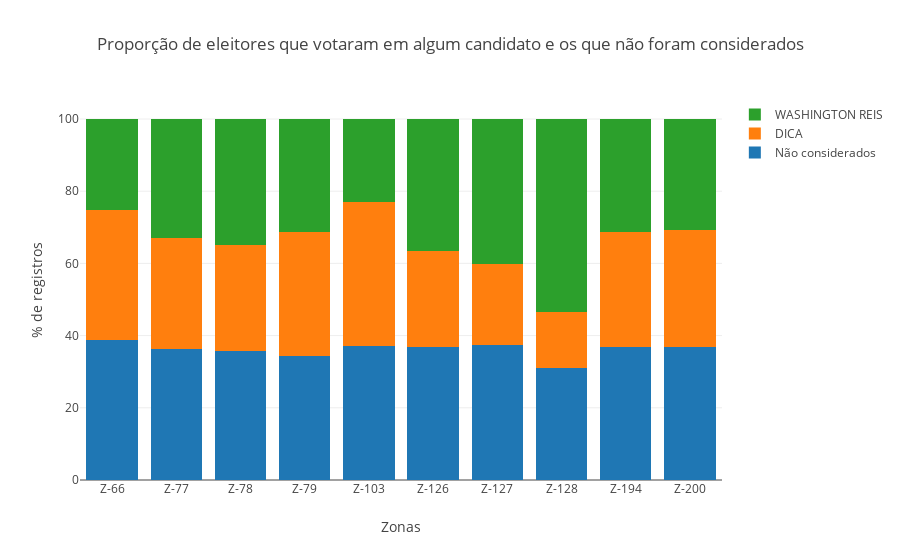

The cell this chart's notebook holds for it:
### Markdown cell above
#### Visualização com a distribuição dos votos dos candidatos em segundo turno em relação aos votos não considerados

### Code cell
dfl = getConsolidateInformationByZona(agrupado_por_zona, df_votacao_candidato).groupby('zona').sum()

title = 'Proporção de eleitores que votaram em algum candidato e os que não foram considerados'
props = ['nao_considerados', 'DICA', 'WASHINGTON REIS']
labels = {
    'nao_considerados' : 'Não considerados',
    'DICA': 'DICA',
    'WASHINGTON REIS': 'WASHINGTON REIS'
}
traces = generateDataToStackedBar(go=go, x=_zonas, props=props, labels=labels, df=dfl)
fig = generatedStackedBar(go=go, data=traces, title=title, x='Zonas', y='% de registros')
py.iplot(fig)

### Figure 1 — Plotly figure (JSON) as saved in the notebook; plotly's stock layout.template omitted (floating-point values rounded to 4 significant figures)
{"data": [{"name": "Não considerados", "type": "bar", "uid": "3d61184f-e341-11e8-8177-5cc9d399d62a", "x": ["Z-66", "Z-77", "Z-78", "Z-79", "Z-103", "Z-126", "Z-127", "Z-128", "Z-194", "Z-200"], "y": [38.67, 36.4, 35.65, 34.47, 37.25, 36.79, 37.28, 30.94, 36.85, 36.79]}, {"name": "DICA", "type": "bar", "uid": "3d611850-e341-11e8-8177-5cc9d399d62a", "x": ["Z-66", "Z-77", "Z-78", "Z-79", "Z-103", "Z-126", "Z-127", "Z-128", "Z-194", "Z-200"], "y": [36.05, 30.54, 29.38, 34.26, 39.84, 26.75, 22.56, 15.7, 31.74, 32.56]}, {"name": "WASHINGTON REIS", "type": "bar", "uid": "3d611851-e341-11e8-8177-5cc9d399d62a", "x": ["Z-66", "Z-77", "Z-78", "Z-79", "Z-103", "Z-126", "Z-127", "Z-128", "Z-194", "Z-200"], "y": [25.27, 33.06, 34.97, 31.26, 22.92, 36.46, 40.16, 53.36, 31.41, 30.64]}], "layout": {"barmode": "stack", "title": "Proporção de eleitores que votaram em algum candidato e os que não foram considerados", "xaxis": {"title": "Zonas"}, "yaxis": {"title": "% de registros"}}}
